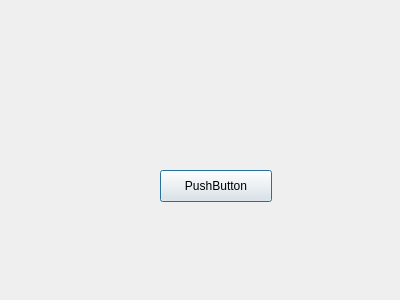
<?xml version="1.0" encoding="UTF-8"?>
<ui version="4.0">
 <class>test</class>
 <widget class="QDialog" name="test">
  <property name="geometry">
   <rect>
    <x>0</x>
    <y>0</y>
    <width>400</width>
    <height>300</height>
   </rect>
  </property>
  <property name="windowTitle">
   <string>Dialog</string>
  </property>
  <widget class="QPushButton" name="pushButton">
   <property name="geometry">
    <rect>
     <x>160</x>
     <y>170</y>
     <width>112</width>
     <height>32</height>
    </rect>
   </property>
   <property name="text">
    <string>PushButton</string>
   </property>
  </widget>
 </widget>
 <resources/>
 <connections/>
</ui>
